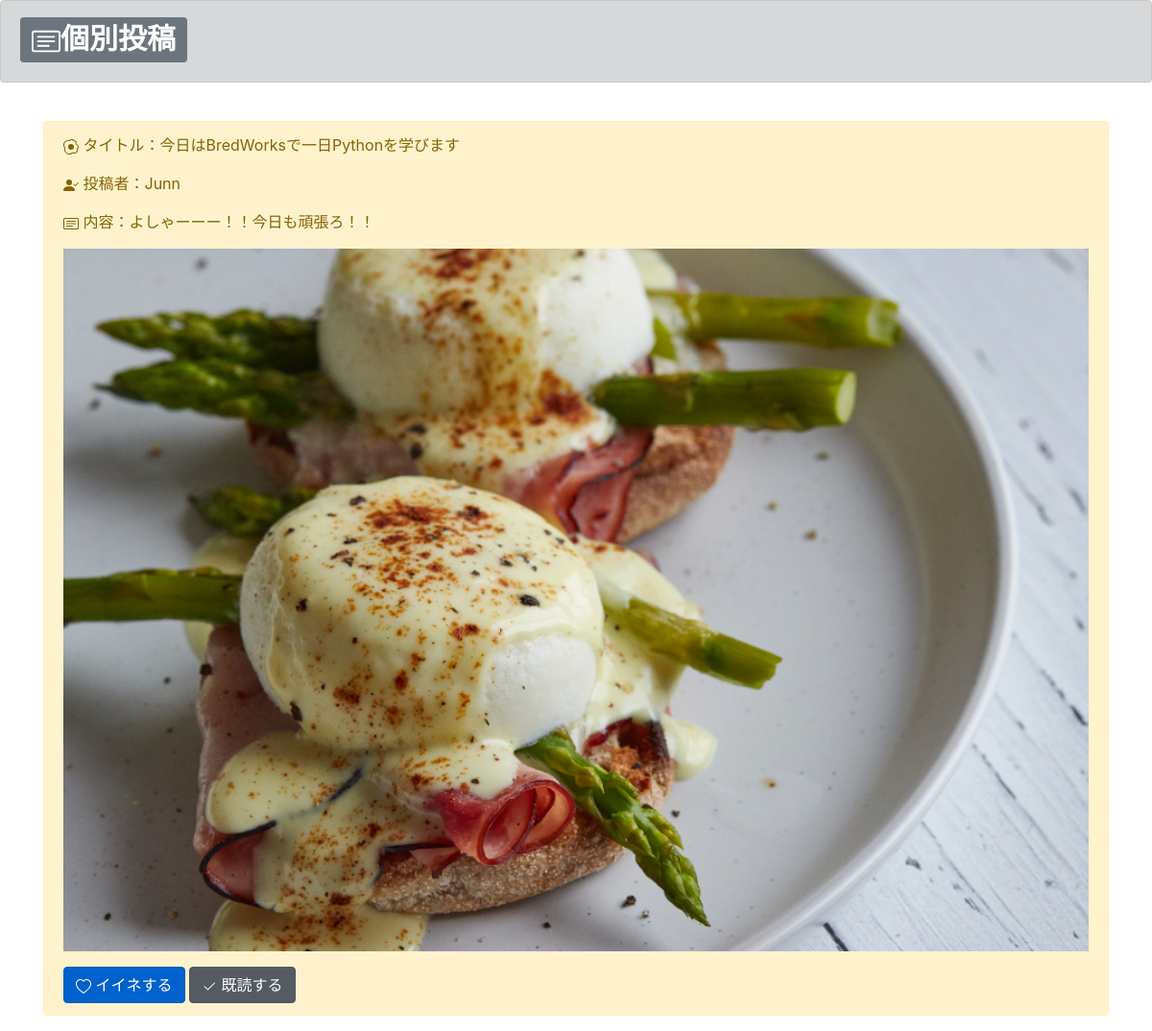
The page /detail/4 on the database its author committed.
### boardapp/models.py (models this page shows, shortened)
class BoardModel(models.Model):
    title = models.CharField(max_length=100)
    content = models.TextField()
    author = models.CharField(max_length=100)
    images = models.ImageField(upload_to='')
    like = models.IntegerField(null=True, blank=True, default=0)
    read = models.IntegerField(null=True, blank=True, default=0)
    readtext = models.CharField(max_length=200, null=True, blank=True, default='a')

### boardapp/views.py (the view)
# urls.py: path('detail/<int:pk>', detailfunc, name='detail'),
def detailfunc(request, pk):
    object = BoardModel.objects.get(pk=pk)
    return render(request, 'detail.html',{'object': object})

### templates/detail.html (shortened to what this page needs)
{% extends 'base.html' %}
{% block header %}
    <div class="alert alert-dark" role="alert">
    <h1><span class="badge badge-secondary">個別投稿</span></h1>
    </div>
{% endblock header %}
{% block content %}
　　<div class='container'>
        <div class="alert alert-warning" role="alert">
            <p> タイトル：{{object.title}} </p>
            <p> 投稿者：{{object.author}} </p>
            <p> 内容：{{object.content}} </p>
             <p><img src='{{object.images.url}}'width=100%></p>
            <a href="{% url 'like' object.pk %}" class="btn btn-primary active" role="button" aria-pressed="true"> イイネする</a>
            <a href="{% url 'read' object.pk %}" class="btn btn-secondary active" role="button" aria-pressed="true"><svg class="bi bi-check" width="1em" height="1em" viewBox="0 0 16 16" fill="currentColor" xmlns="http://www.w3.org/2000/svg">
            <path fill-rule="evenodd" d="M13.854 3.646a.5.5 0 010 .708l-7 7a.5.5 0 01-.708 0l-3.5-3.5a.5.5 0 11.708-.708L6.5 10.293l6.646-6.647a.5.5 0 01.708 0z" clip-rule="evenodd"/>
            </svg> 既読する</a>
        </div>
    </div>
{% endblock content %}

### rows shown on the page
BoardModel: title "今日はBredWorksで一日Pythonを学びます", author "Junn", content "よしゃーーー！！今日も頑張ろ！！", images (picture)
